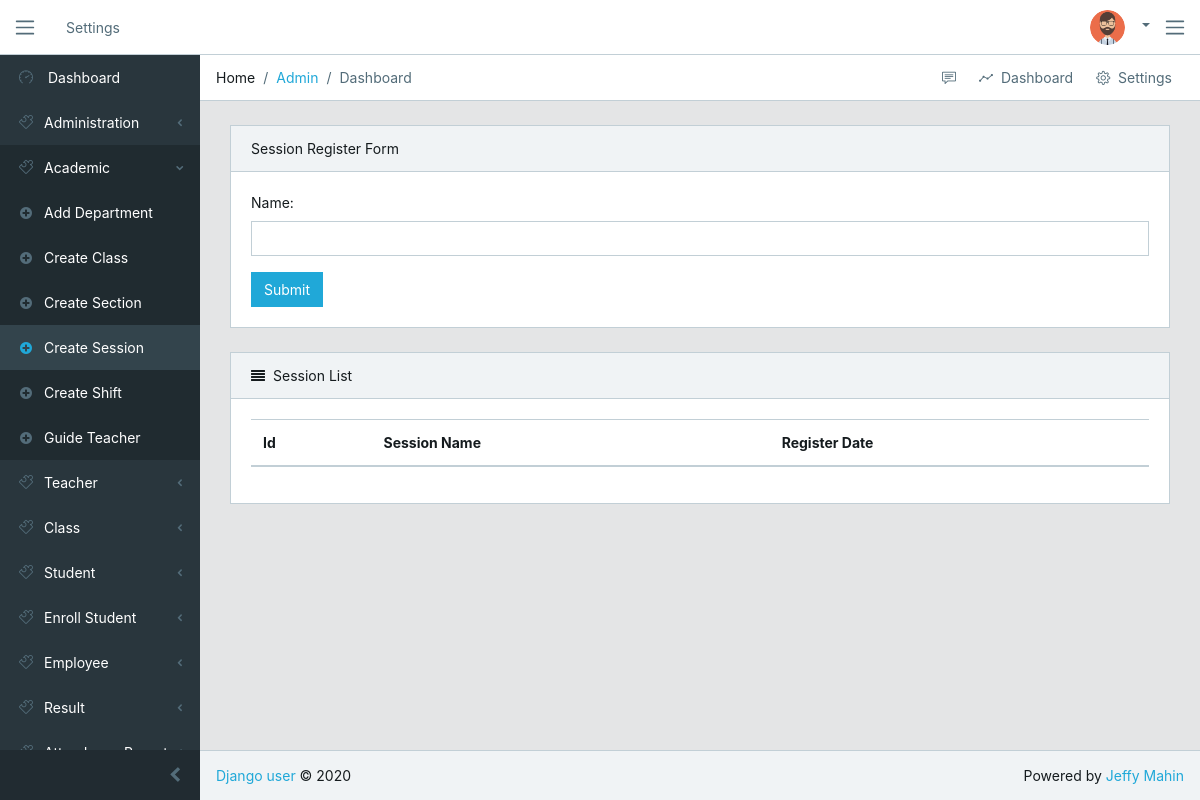
The app's page /academic/create-session, older data.
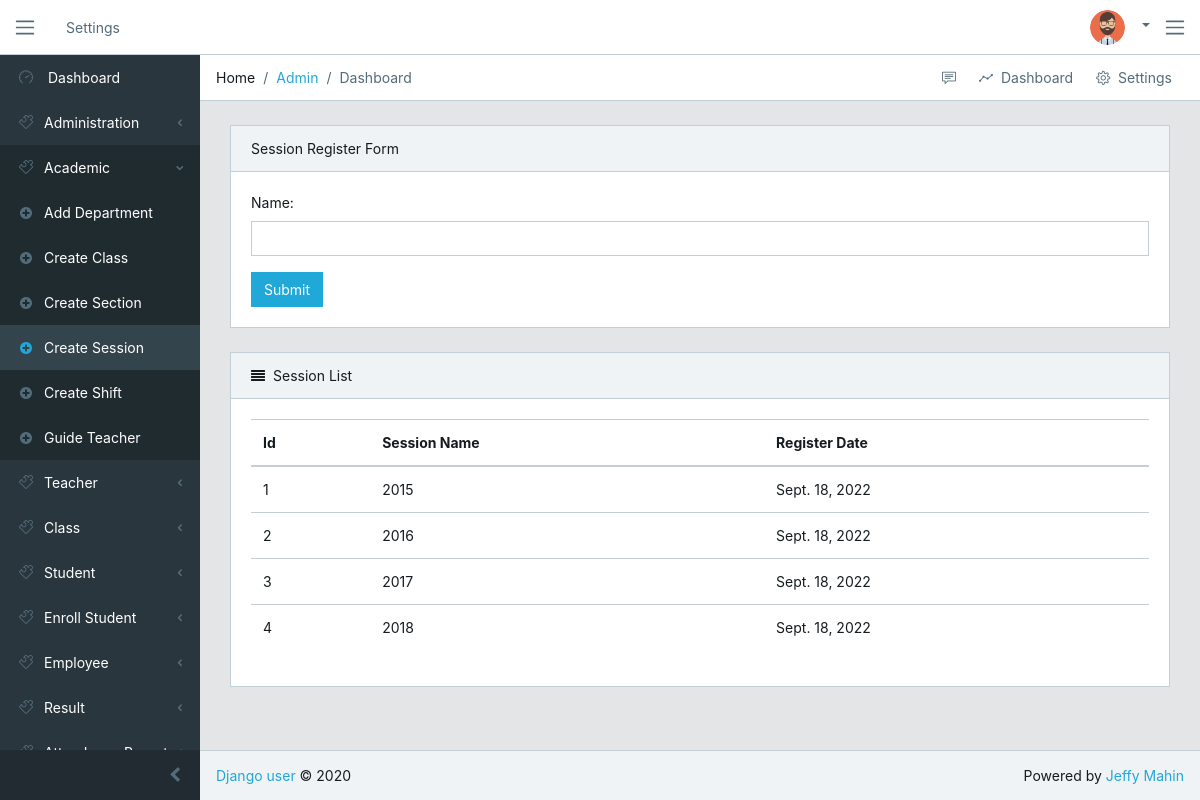
The same page, newer data.
### academic/models.py (models this page shows, shortened)
class Session(models.Model):
    name = models.IntegerField(unique=True)
    date = models.DateField(auto_now_add=True)

### academic/views.py (the view)
# urls.py: path('create-session', views.add_session, name="create-session"),
def add_session(request):
    forms = SessionForm()
    if request.method == 'POST':
        forms = SessionForm(request.POST)
        if forms.is_valid():
            forms.save()
            return redirect('create-session')
    session = Session.objects.all()
    context = {'forms': forms, 'session': session}
    return render(request, 'academic/create-session.html', context)

### academic/forms.py
class SessionForm(forms.ModelForm):
    class Meta:
        model = Session
        fields = '__all__'
        widgets = {
            'name': forms.TextInput(attrs={'class': 'form-control'})
        }

### templates/academic/create-session.html (shortened to what this page needs)
{% extends 'base/base.html' %}
{% block content %}
  <div class="card">
    <div class="card-header">Session Register Form</div>
    <div class="card-body">
      <form class="" action="" method="post">
        {{ forms.as_p }}
        <button type="submit" class="btn btn-primary">Submit</button>
      </form>
    </div>
  </div>
  <div class="card">
      <div class="card-header">
          <i class="fa fa-align-justify"></i>Session List</div>
      <div class="card-body">
          <table class="table table-responsive-sm">
              <thead>
                  <tr>
                      <th>Id</th>
                      <th>Session Name</th>
                      <th>Register Date</th>
                  </tr>
              </thead>
              <tbody>
                  {% for session in session %}
                    <tr>
                        <td>{{ session.id }}</td>
                        <td>{{ session.name }}</td>
                        <td>{{ session.date }}</td>
                    </tr>
                  {% endfor %}
              </tbody>
          </table>
      </div>
  </div>
{% endblock %}

Row changes from the older to the newer data that the page shows:
added Session: id "1", name "2015", date "Sept. 18, 2022"
added Session: id "2", name "2016", date "Sept. 18, 2022"
added Session: id "3", name "2017", date "Sept. 18, 2022"
added Session: id "4", name "2018", date "Sept. 18, 2022"
